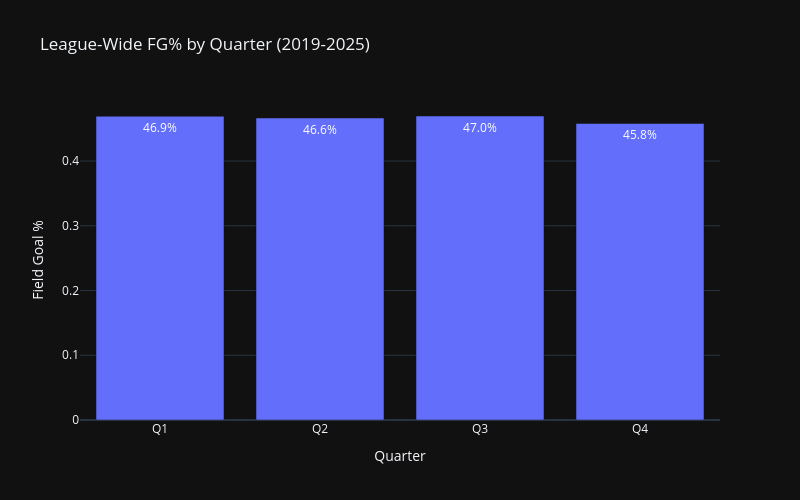

The notebook cell saved with this chart:
### Code cell
# Analysis 2: How does league-wide FG% vary by quarter?
from pathlib import Path
import plotly.express as px
outdir = Path('../outputs')
outdir.mkdir(parents=True, exist_ok=True)

if 'PERIOD' in df.columns and 'SHOT_MADE_FLAG' in df.columns:
    reg = df[df['PERIOD'].between(1, 4)].copy()
    quarter_stats = reg.groupby('PERIOD').agg(
        attempts=('SHOT_MADE_FLAG', 'count'),
        makes=('SHOT_MADE_FLAG', 'sum')
    ).reset_index()
    quarter_stats['FG%'] = quarter_stats['makes'] / quarter_stats['attempts']
    quarter_stats['Quarter'] = quarter_stats['PERIOD'].map({1:'Q1',2:'Q2',3:'Q3',4:'Q4'})

    fig3 = px.bar(quarter_stats, x='Quarter', y='FG%', text_auto='.1%',
                  title='League-Wide FG% by Quarter (2019-2025)',
                  labels={'FG%':'Field Goal %'})
    fig3.update_layout(template='plotly_dark', width=800, height=500)
    fig3.write_html(str(outdir / 'fg_pct_by_quarter.html'))
    fig3.write_image(str(outdir / 'fg_pct_by_quarter.png'))
    fig3.show()

### Figure 1 — Plotly figure (JSON) as saved in the notebook; plotly's stock layout.template omitted (floating-point values rounded to 4 significant figures)
{"data": [{"hovertemplate": "Quarter=%{x}<br>Field Goal %=%{y}<extra></extra>", "legendgroup": "", "marker": {"color": "#636efa", "pattern": {"shape": ""}}, "name": "", "orientation": "v", "showlegend": false, "textposition": "auto", "texttemplate": "%{y:.1%}", "x": ["Q1", "Q2", "Q3", "Q4"], "xaxis": "x", "y": [0.4692, 0.4665, 0.4696, 0.4581], "yaxis": "y", "type": "bar"}], "layout": {"xaxis": {"anchor": "y", "domain": [0.0, 1.0], "title": {"text": "Quarter"}}, "yaxis": {"anchor": "x", "domain": [0.0, 1.0], "title": {"text": "Field Goal %"}}, "legend": {"tracegroupgap": 0}, "title": {"text": "League-Wide FG% by Quarter (2019-2025)"}, "barmode": "relative", "width": 800, "height": 500}}
